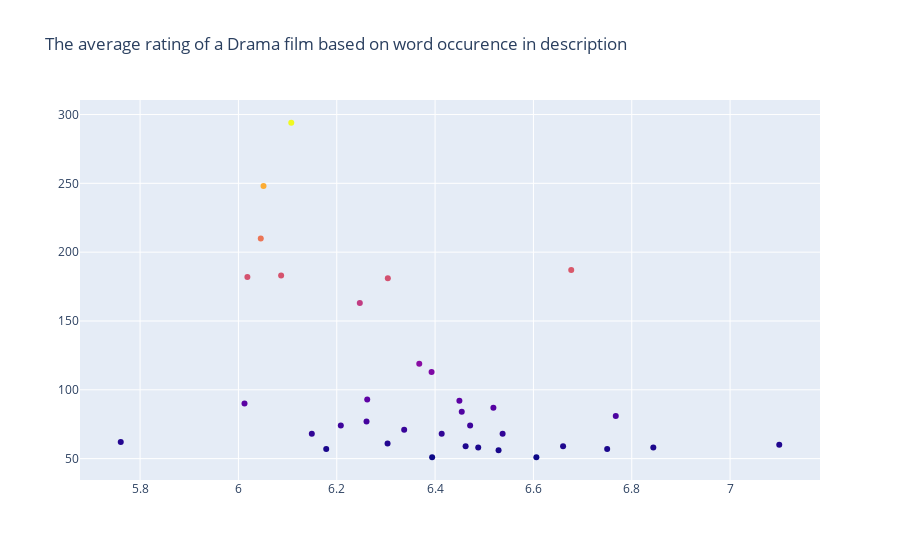

Write notebook code for a chart like this one.
### Code cell
import plotly.graph_objects as go

def mean(nums):
    if len(nums) == 0 or nums[0] == -1:
        return -1
    sum = 0
    for i in nums:
        sum += i
    return sum / len(nums)

for e,f in movies.query('description != "-1"').iterrows():
    if "Drama" not in f[10]:
        movies = movies.drop([e])

descs_and_rating = [(row.description, row.averageRating) for index, row in movies.query('description != "-1"').iterrows()]

common_nouns = []
for line in open("nouns.txt", "r"):
    common_nouns.append(ascii(line).replace("'","").split("\\")[0])

descs_and_rating
unique_words = {}
for e in descs_and_rating:
    for j in re.sub(r"[.,/()\-\":]|(\'s)", "", e[0]).split(" "):
        word = j.lower()
        if common_nouns.__contains__(word):
            if word in unique_words:
                unique_words[word] = (unique_words[word][0]+1, unique_words[word][1] + [e[1]])
            else:
                unique_words[word] = (1, [])

for k,v in unique_words.items():
    unique_words[k] = (v[0], mean(v[1]))

data = pd.DataFrame.from_dict(unique_words, orient='index').reset_index().rename(columns={"index" : "Noun", 0 : "occurence", 1 : "averageRating"}).sort_values(by="averageRating", ascending=False)

data = data.query('occurence > 50 and averageRating != -1')
#plt.figure(figsize=(12,8))
#plt.scatter(data['averageRating'], data['occurence'], color="red")
#plt.xlabel("Average Rating of film")
#plt.ylabel("Number of occurences of word")
#plt.title("The average rating of a film based on word occurence in description", fontweight="bold")
#plt.grid(True)
#plt.show();

fig = go.Figure(data=go.Scatter(x=data['averageRating'], y=data['occurence'], mode='markers', marker_color=data['occurence'], text=data['Noun']))
fig.update_layout(title="The average rating of a Drama film based on word occurence in description")
fig.show()

### Figure 1 — Plotly figure (JSON) as saved in the notebook; plotly's stock layout.template omitted (floating-point values rounded to 4 significant figures)
{"data": [{"type": "scatter", "text": ["series", "city", "drama", "war", "family", "story", "brother", "past", "town", "son", "boy", "help", "husband", "mother", "school", "it", "police", "while", "father", "home", "she", "daughter", "world", "wife", "two", "girl", "student", "death", "young", "love", "life", "man", "woman", "one", "other"], "mode": "markers", "y": [60, 58, 81, 57, 187, 59, 51, 68, 56, 87, 58, 74, 59, 84, 92, 68, 51, 113, 119, 71, 181, 61, 93, 77, 163, 74, 57, 68, 294, 183, 248, 210, 182, 90, 62], "marker": {"color": [60, 58, 81, 57, 187, 59, 51, 68, 56, 87, 58, 74, 59, 84, 92, 68, 51, 113, 119, 71, 181, 61, 93, 77, 163, 74, 57, 68, 294, 183, 248, 210, 182, 90, 62]}, "x": [7.1, 6.844, 6.767, 6.75, 6.677, 6.66, 6.606, 6.537, 6.529, 6.519, 6.488, 6.471, 6.462, 6.454, 6.449, 6.413, 6.394, 6.393, 6.368, 6.337, 6.304, 6.303, 6.262, 6.261, 6.247, 6.208, 6.179, 6.149, 6.108, 6.087, 6.051, 6.045, 6.018, 6.012, 5.761]}], "layout": {"title": {"text": "The average rating of a Drama film based on word occurence in description"}}}
